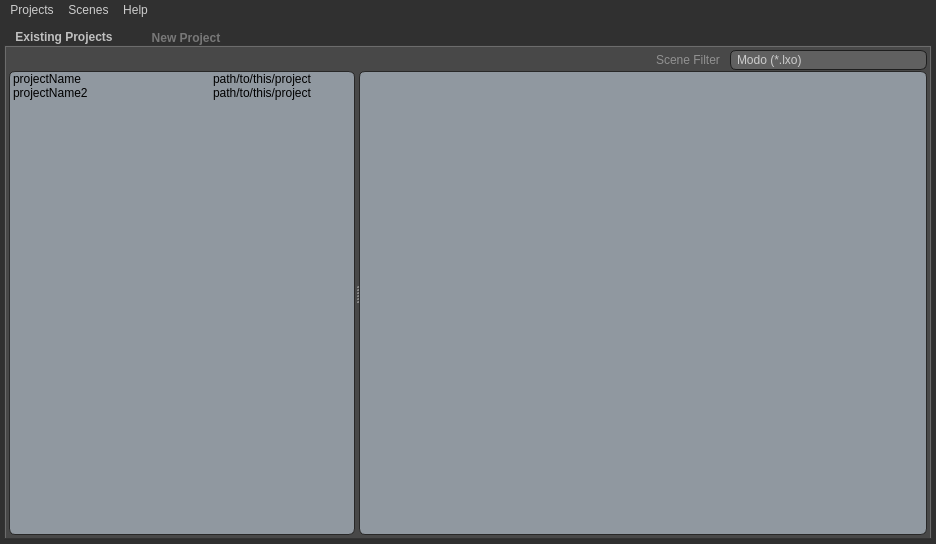
<?xml version="1.0" encoding="UTF-8"?>
<ui version="4.0">
 <class>projectManager</class>
 <widget class="QMainWindow" name="projectManager">
  <property name="geometry">
   <rect>
    <x>0</x>
    <y>0</y>
    <width>936</width>
    <height>544</height>
   </rect>
  </property>
  <property name="windowTitle">
   <string>Project Manager</string>
  </property>
  <property name="styleSheet">
   <string notr="true">QWidget{
  dialogbuttonbox-buttons-have-icons: 0;
  combobox-popup: 1;
  tabbar-prefer-no-arrows: true;
  color: #cccccc;
  background-color: #303030;
}


QMenuBar{
  background-color: QLinearGradient(
      x1:0, y1:0,
      x2:0, y2:1,
      stop:1 #484848,
      stop:0.4 #666666);
}

QMenu::separator{
height: 1px;
background-color: #303030;
}

QMenuBar::item{
  background: transparent;
}


QMenuBar::item:selected{
  background: transparent;
}


QMenuBar::item:pressed{
  background: #545454;
  border: 1px solid #000;
  margin-bottom:-1px;
  padding-bottom:1px;
}


QMenu{
  border: 1px solid #000;
background: #484848;
padding:5px;
}


QMenu::item{
  padding: 2px 20px 2px 20px;
background: #484848;
}


QMenu::item:selected{
  color: #f89a2b;
 background: #545454;
}


</string>
  </property>
  <widget class="QWidget" name="centralwidget">
   <property name="styleSheet">
    <string notr="true"/>
   </property>
   <layout class="QGridLayout" name="gridLayout_7">
    <property name="margin">
     <number>4</number>
    </property>
    <item row="0" column="0">
     <widget class="QTabWidget" name="tabWidget">
      <property name="font">
       <font>
        <weight>75</weight>
        <bold>true</bold>
       </font>
      </property>
      <property name="styleSheet">
       <string notr="true">QWidget
{
  dialogbuttonbox-buttons-have-icons: 0;
  combobox-popup: 1;
  tabbar-prefer-no-arrows: true;
  color: #cccccc;
  background-color: #484848;
}

QGroupBox{
border: 1px solid #696969;
border-radius:6px;
margin-top: 5px;
}

QGroupBox::title{
margin-top: -12px;
}


QToolTip
{
  border: 1px solid black;
  background-color: #f0f0b4;
  color: #000000;
  border-radius: 3px;
  opacity: 220;
}

QLabel{
background: none;
color: #919191;
}

QLineEdit
{
  color: #000000;
  background-color: #9098a0;
  padding: 1px;
  border-style: solid;
  border: 1px solid #353535;
  border-radius: 6px;
}



QPushButton
{
  icon-size: 12px;
  background-color: #606060;
  border-width: 1px;
  border-color: #353535;
  border-style: solid;
  border-radius: 6px;
  padding: 5px;
  padding-left: 2px;
  padding-right: 2px;
}

QPushButton:flat {
  border: none;
  background-color: none;
}

QPushButton:hover
{
  background-color: #686868;
}

QPushButton:pressed,QPushButton:focus:pressed
{
  color: #000;
  background-color: #f89a2b;
}


QComboBox
{
  combobox-popup: 1;
  selection-background-color: #666666;
  selection-color: #f89a2b;;
  background-color: #606060;
  border-style: solid;
  border: 1px solid #1e1e1e;
  border-radius: 6px;
  padding-left: 6px;
}

  
QComboBox:hover,QPushButton:hover
{
  background-color: #6c6c6c;
}

QComboBox QAbstractItemView
{

  background-color: #545454;
  border-width: 0px;
  border-radius: 0px;
  selection-background-color: QLinearGradient( x1: 0, y1: 0, x2: 0, y2: 1, stop: 0 #ffa02f, stop: 1 #d7801a);
  padding-top: 10px;
  padding-bottom: 10px;
  padding-left: 2px;
  padding-right: 2px;
border: 1px solid #1e1e1e;
}

QComboBox::drop-down
{
  subcontrol-origin: padding;
  subcontrol-position: top right;
  width: 25px;
  border-left-width: 0px;
  border-left-color: darkgray;
  border-left-style: solid;
  border-top-right-radius: 3px;
  border-bottom-right-radius: 3px;
}



QScrollBar:horizontal {
  background: #404040;
  height: 16px;
  margin: 0 -2px 0 -2px;
  border: 1px solid #383838;
}


QScrollBar::add-page:horizontal, QScrollBar::sub-page:horizontal
{
  background: none;
}

QScrollBar::add-line:horizontal {
  border-radius: 0px;
  border: none;
  width: 0px;
  subcontrol-position: left;
  subcontrol-origin: margin;
}

QScrollBar::sub-line:horizontal {
  border-radius: 0px;
  border: none;
  width: 0px;
  subcontrol-position: left;
  subcontrol-origin: margin;
}

/*
QScrollBar::right-arrow:horizontal, QScrollBar::left-arrow:horizontal
{
  border: 1px solid black;
  width: 1px;
  height: 1px;
  background: white;
}
*/




QScrollBar:vertical
{
  background: #404040;
  width: 16px;
  margin: -2px 0 -2px 0;
  border: 1px solid #383838;
}


QScrollBar::add-line:vertical
{
  border-radius: 2px;
  border: 1px solid #383838;
  height: 0px;
  subcontrol-position: bottom;
  subcontrol-origin: margin;
}

QScrollBar::sub-line:vertical
{
  border-radius: 2px;
  border: 1px solid #383838;
  height: 0px;
  subcontrol-position: top;
  subcontrol-origin: margin;
}

/*
QScrollBar::up-arrow:vertical, QScrollBar::down-arrow:vertical
{
  border: 1px solid black;
  width: 1px;
  height: 1px;
  background: white;
}
*/

QScrollBar::add-page:vertical, QScrollBar::sub-page:vertical
{
  background: none;
}


QTabWidget:pane{
}


QTabBar {
background: none;
}

QTabBar::tab {
min-width: 100px;
max-width:100px;
  color: #c0c0c0;
  border-width: 1px;
  border-color: #484848;
  border-left-style: solid;
  border-right-style: solid;
  border-top-style: solid;
  border-bottom-style: none;
  border-style: none;
  border-top-left-radius: 6px;
  border-top-right-radius: 6px;
  padding-left: 10px;
  padding-right: 10px;
  padding-top: 3px;
  padding-bottom: 2px;
  margin-left: 0px;
  margin-right: 2px;
  margin-top: 3px;
  background-color: QLinearGradient(
      x1:0, y1:0,
      x2:0, y2:1,
      stop:1 #484848,
      stop:0.4 #565656);
}


QTabWidget::right-corner {
  background-color: #28ff28;
}

QTabBar::tab:last
{
  margin-right: 0;
}

QTabBar::tab:first:!selected
{
  margin-left: 0px;
}

QTabBar::tab:!selected
{
margin-top: 5px;
  color: #787878;
  border-bottom-style: none;
  background-color: QLinearGradient(
      x1:0, y1:0,
      x2:0, y2:1,
      stop:1 #353535,
      stop:0.4 #404040);
}

QTabBar::tab:selected
{

}


QTreeView {
  color: #000000;
  background-color: #9098a0;
  alternate-background-color: #9098a0;
/*
  padding-top: 6px;
  padding-bottom: 6px;
  border-radius: 6px;
*/
  border-style: solid;
  border-width: 1px;
  border-color: #282828;
border-radius: 6px;
}

 QTreeView::item:hover {
background-color: #A2A9B0;
 }

 QTreeView::item:selected {
background-color: #B5BCC4;
color: black;
 }





QListView {
border-radius: 6px;
  color: #000000;
  background-color: #949ca4;
  alternate-background-color: #9098a0;
/*
  padding-top: 6px;
  padding-bottom: 6px;
  border-radius: 6px;
*/
  border-style: solid;
  border-width: 1px;
  border-color: #282828;
}

QHeaderView:section {
min-height: 18px;
  background-color: #64707c;
  color: #bbbbbb;
  padding-left: 4px;
  border: 1px solid #44505c;
border-top: none;
border-left: none;
}

QHeaderView::section:first{
border-top-left-radius: 6px;
}

QHeaderView::section:last{
border-top-right-radius: 6px;
border-right:none;
}

/*
QHeaderView::down-arrow {
  image: url(down_arrow.png);
}

QHeaderView::up-arrow {
  image: url(up_arrow.png);
}
*/

</string>
      </property>
      <property name="currentIndex">
       <number>0</number>
      </property>
      <widget class="QWidget" name="existingProjectsTab">
       <property name="sizePolicy">
        <sizepolicy hsizetype="Fixed" vsizetype="Preferred">
         <horstretch>0</horstretch>
         <verstretch>0</verstretch>
        </sizepolicy>
       </property>
       <property name="cursor">
        <cursorShape>ArrowCursor</cursorShape>
       </property>
       <property name="styleSheet">
        <string notr="true"/>
       </property>
       <attribute name="title">
        <string>Existing Projects</string>
       </attribute>
       <layout class="QGridLayout" name="gridLayout_5">
        <property name="margin">
         <number>3</number>
        </property>
        <item row="0" column="0">
         <widget class="QSplitter" name="existingProjectsSplitter">
          <property name="orientation">
           <enum>Qt::Horizontal</enum>
          </property>
          <widget class="QWidget" name="layoutWidget">
           <layout class="QGridLayout" name="projectTreeGridLayout">
            <property name="verticalSpacing">
             <number>1</number>
            </property>
            <item row="0" column="1">
             <spacer name="spacer">
              <property name="orientation">
               <enum>Qt::Horizontal</enum>
              </property>
              <property name="sizeHint" stdset="0">
               <size>
                <width>178</width>
                <height>21</height>
               </size>
              </property>
             </spacer>
            </item>
            <item row="1" column="0" colspan="2">
             <widget class="QTreeWidget" name="projectTree">
              <property name="focusPolicy">
               <enum>Qt::NoFocus</enum>
              </property>
              <property name="contextMenuPolicy">
               <enum>Qt::CustomContextMenu</enum>
              </property>
              <property name="editTriggers">
               <set>QAbstractItemView::NoEditTriggers</set>
              </property>
              <property name="alternatingRowColors">
               <bool>true</bool>
              </property>
              <property name="indentation">
               <number>5</number>
              </property>
              <property name="rootIsDecorated">
               <bool>false</bool>
              </property>
              <property name="uniformRowHeights">
               <bool>false</bool>
              </property>
              <property name="itemsExpandable">
               <bool>false</bool>
              </property>
              <property name="expandsOnDoubleClick">
               <bool>false</bool>
              </property>
              <attribute name="headerVisible">
               <bool>false</bool>
              </attribute>
              <attribute name="headerDefaultSectionSize">
               <number>200</number>
              </attribute>
              <attribute name="headerMinimumSectionSize">
               <number>25</number>
              </attribute>
              <attribute name="headerShowSortIndicator" stdset="0">
               <bool>false</bool>
              </attribute>
              <column>
               <property name="text">
                <string>Project</string>
               </property>
              </column>
              <column>
               <property name="text">
                <string>Path</string>
               </property>
              </column>
              <item>
               <property name="text">
                <string>projectName</string>
               </property>
               <property name="text">
                <string>path/to/this/project</string>
               </property>
              </item>
              <item>
               <property name="text">
                <string>projectName2</string>
               </property>
               <property name="text">
                <string>path/to/this/project</string>
               </property>
              </item>
             </widget>
            </item>
           </layout>
          </widget>
          <widget class="QWidget" name="layoutWidget">
           <layout class="QGridLayout" name="gridLayout_4">
            <property name="verticalSpacing">
             <number>1</number>
            </property>
            <item row="0" column="1">
             <spacer name="spacer_2">
              <property name="orientation">
               <enum>Qt::Horizontal</enum>
              </property>
              <property name="sizeHint" stdset="0">
               <size>
                <width>138</width>
                <height>10</height>
               </size>
              </property>
             </spacer>
            </item>
            <item row="0" column="2">
             <widget class="QLabel" name="fileTypeLabel">
              <property name="styleSheet">
               <string notr="true"/>
              </property>
              <property name="text">
               <string>Scene Filter </string>
              </property>
             </widget>
            </item>
            <item row="0" column="3">
             <widget class="QComboBox" name="fileTypeCombo">
              <property name="sizePolicy">
               <sizepolicy hsizetype="Fixed" vsizetype="Fixed">
                <horstretch>0</horstretch>
                <verstretch>0</verstretch>
               </sizepolicy>
              </property>
              <property name="minimumSize">
               <size>
                <width>100</width>
                <height>20</height>
               </size>
              </property>
              <property name="maximumSize">
               <size>
                <width>16777215</width>
                <height>90</height>
               </size>
              </property>
              <property name="mouseTracking">
               <bool>false</bool>
              </property>
              <property name="focusPolicy">
               <enum>Qt::NoFocus</enum>
              </property>
              <property name="toolTip">
               <string>Choose which file type will be displayed in the Scenes list</string>
              </property>
              <property name="layoutDirection">
               <enum>Qt::LeftToRight</enum>
              </property>
              <property name="styleSheet">
               <string notr="true">min-height: 18px;</string>
              </property>
              <property name="maxVisibleItems">
               <number>15</number>
              </property>
              <item>
               <property name="text">
                <string>Modo (*.lxo)</string>
               </property>
              </item>
              <item>
               <property name="text">
                <string>Preset (*.lxl)</string>
               </property>
              </item>
              <item>
               <property name="text">
                <string>Lightwave (*.lwo)</string>
               </property>
              </item>
              <item>
               <property name="text">
                <string>Wavefront (*.obj)</string>
               </property>
              </item>
              <item>
               <property name="text">
                <string>Alembic (*.abc)</string>
               </property>
              </item>
              <item>
               <property name="text">
                <string>Filmbox (*.fbx)</string>
               </property>
              </item>
              <item>
               <property name="text">
                <string>Collada (*.dae)</string>
               </property>
              </item>
              <item>
               <property name="text">
                <string>Rhino (*.3dm)</string>
               </property>
              </item>
              <item>
               <property name="text">
                <string>Autodesk DXF (.*dxf)</string>
               </property>
              </item>
              <item>
               <property name="text">
                <string>Adobe Illustrator (*.eps, *.ai)</string>
               </property>
              </item>
              <item>
               <property name="text">
                <string>Stereolithography (*.stl)</string>
               </property>
              </item>
              <item>
               <property name="text">
                <string>Videoscape (*.geo)</string>
               </property>
              </item>
              <item>
               <property name="text">
                <string>Solidworks (*.sldprt, *.sldasm)</string>
               </property>
              </item>
              <item>
               <property name="text">
                <string>Protein DB (*.pdb)</string>
               </property>
              </item>
             </widget>
            </item>
            <item row="1" column="0" colspan="4">
             <widget class="QTreeWidget" name="sceneTree">
              <property name="focusPolicy">
               <enum>Qt::NoFocus</enum>
              </property>
              <property name="contextMenuPolicy">
               <enum>Qt::CustomContextMenu</enum>
              </property>
              <property name="indentation">
               <number>5</number>
              </property>
              <property name="rootIsDecorated">
               <bool>false</bool>
              </property>
              <property name="expandsOnDoubleClick">
               <bool>false</bool>
              </property>
              <attribute name="headerVisible">
               <bool>false</bool>
              </attribute>
              <attribute name="headerDefaultSectionSize">
               <number>200</number>
              </attribute>
              <column>
               <property name="text">
                <string>Scene</string>
               </property>
              </column>
              <column>
               <property name="text">
                <string>Path</string>
               </property>
              </column>
             </widget>
            </item>
           </layout>
          </widget>
         </widget>
        </item>
       </layout>
      </widget>
      <widget class="QWidget" name="newProjectTab">
       <property name="sizePolicy">
        <sizepolicy hsizetype="Fixed" vsizetype="Preferred">
         <horstretch>0</horstretch>
         <verstretch>0</verstretch>
        </sizepolicy>
       </property>
       <attribute name="title">
        <string>New Project</string>
       </attribute>
       <layout class="QGridLayout" name="gridLayout_3">
        <item row="0" column="0">
         <widget class="QGroupBox" name="projectLocationGroup">
          <property name="sizePolicy">
           <sizepolicy hsizetype="Preferred" vsizetype="Fixed">
            <horstretch>0</horstretch>
            <verstretch>0</verstretch>
           </sizepolicy>
          </property>
          <property name="minimumSize">
           <size>
            <width>0</width>
            <height>45</height>
           </size>
          </property>
          <property name="maximumSize">
           <size>
            <width>16777215</width>
            <height>45</height>
           </size>
          </property>
          <property name="font">
           <font>
            <weight>75</weight>
            <bold>true</bold>
           </font>
          </property>
          <property name="title">
           <string>Project Location</string>
          </property>
          <layout class="QGridLayout" name="gridLayout_2">
           <property name="topMargin">
            <number>4</number>
           </property>
           <property name="rightMargin">
            <number>7</number>
           </property>
           <property name="bottomMargin">
            <number>4</number>
           </property>
           <item row="0" column="0">
            <widget class="QLabel" name="newProjectPathLabel">
             <property name="minimumSize">
              <size>
               <width>85</width>
               <height>0</height>
              </size>
             </property>
             <property name="maximumSize">
              <size>
               <width>85</width>
               <height>16777215</height>
              </size>
             </property>
             <property name="layoutDirection">
              <enum>Qt::LeftToRight</enum>
             </property>
             <property name="text">
              <string>Root Path</string>
             </property>
             <property name="alignment">
              <set>Qt::AlignRight|Qt::AlignTrailing|Qt::AlignVCenter</set>
             </property>
            </widget>
           </item>
           <item row="0" column="2">
            <widget class="QPushButton" name="newProjectPathButton">
             <property name="minimumSize">
              <size>
               <width>51</width>
               <height>20</height>
              </size>
             </property>
             <property name="maximumSize">
              <size>
               <width>30</width>
               <height>20</height>
              </size>
             </property>
             <property name="toolTip">
              <string>Browse for the location of your new project. The title of the project will be the directory you choose.</string>
             </property>
             <property name="styleSheet">
              <string notr="true">min-width: 45px;</string>
             </property>
             <property name="text">
              <string>...</string>
             </property>
            </widget>
           </item>
           <item row="0" column="1">
            <widget class="QLineEdit" name="newProjectPath">
             <property name="minimumSize">
              <size>
               <width>0</width>
               <height>20</height>
              </size>
             </property>
             <property name="maximumSize">
              <size>
               <width>16777215</width>
               <height>20</height>
              </size>
             </property>
             <property name="toolTip">
              <string>This is the path where your new project will be created. The title of the project will be the name of root directory. </string>
             </property>
             <property name="text">
              <string/>
             </property>
            </widget>
           </item>
          </layout>
         </widget>
        </item>
        <item row="1" column="0">
         <widget class="QGroupBox" name="rootFoldersGroup">
          <property name="font">
           <font>
            <weight>75</weight>
            <bold>true</bold>
           </font>
          </property>
          <property name="contextMenuPolicy">
           <enum>Qt::CustomContextMenu</enum>
          </property>
          <property name="styleSheet">
           <string notr="true"/>
          </property>
          <property name="title">
           <string>Directory Structure</string>
          </property>
          <layout class="QGridLayout" name="gridLayout">
           <item row="0" column="0">
            <spacer name="horizontalSpacer">
             <property name="orientation">
              <enum>Qt::Horizontal</enum>
             </property>
             <property name="sizeType">
              <enum>QSizePolicy::Fixed</enum>
             </property>
             <property name="sizeHint" stdset="0">
              <size>
               <width>85</width>
               <height>20</height>
              </size>
             </property>
            </spacer>
           </item>
           <item row="0" column="1">
            <widget class="QCheckBox" name="createFoldersCheckBox">
             <property name="text">
              <string>Create Folders (EXPERIMENTAL)</string>
             </property>
            </widget>
           </item>
           <item row="1" column="0">
            <widget class="QLabel" name="folderTemplateLabel">
             <property name="minimumSize">
              <size>
               <width>85</width>
               <height>0</height>
              </size>
             </property>
             <property name="maximumSize">
              <size>
               <width>80</width>
               <height>16777215</height>
              </size>
             </property>
             <property name="layoutDirection">
              <enum>Qt::LeftToRight</enum>
             </property>
             <property name="text">
              <string>Template</string>
             </property>
             <property name="alignment">
              <set>Qt::AlignRight|Qt::AlignTrailing|Qt::AlignVCenter</set>
             </property>
            </widget>
           </item>
           <item row="1" column="1">
            <widget class="QComboBox" name="folderTemplateCombo">
             <property name="minimumSize">
              <size>
               <width>0</width>
               <height>20</height>
              </size>
             </property>
             <property name="maximumSize">
              <size>
               <width>16777215</width>
               <height>20</height>
              </size>
             </property>
             <item>
              <property name="text">
               <string>Modo Default</string>
              </property>
             </item>
            </widget>
           </item>
           <item row="1" column="2">
            <widget class="QPushButton" name="newTemplateButton">
             <property name="sizePolicy">
              <sizepolicy hsizetype="Fixed" vsizetype="Fixed">
               <horstretch>0</horstretch>
               <verstretch>0</verstretch>
              </sizepolicy>
             </property>
             <property name="minimumSize">
              <size>
               <width>0</width>
               <height>20</height>
              </size>
             </property>
             <property name="maximumSize">
              <size>
               <width>32</width>
               <height>24</height>
              </size>
             </property>
             <property name="toolTip">
              <string>Create a new template</string>
             </property>
             <property name="text">
              <string/>
             </property>
             <property name="icon">
              <iconset>
               <normaloff>icons/newTemplate.png</normaloff>icons/newTemplate.png</iconset>
             </property>
             <property name="iconSize">
              <size>
               <width>24</width>
               <height>24</height>
              </size>
             </property>
            </widget>
           </item>
           <item row="2" column="0">
            <widget class="QLabel" name="scenesRootLabel_2">
             <property name="minimumSize">
              <size>
               <width>85</width>
               <height>0</height>
              </size>
             </property>
             <property name="maximumSize">
              <size>
               <width>80</width>
               <height>16777215</height>
              </size>
             </property>
             <property name="layoutDirection">
              <enum>Qt::LeftToRight</enum>
             </property>
             <property name="text">
              <string>Structure</string>
             </property>
             <property name="alignment">
              <set>Qt::AlignRight|Qt::AlignTrailing|Qt::AlignVCenter</set>
             </property>
            </widget>
           </item>
           <item row="2" column="2">
            <layout class="QVBoxLayout" name="verticalLayout">
             <property name="spacing">
              <number>2</number>
             </property>
             <item>
              <widget class="QPushButton" name="addFolderButton">
               <property name="sizePolicy">
                <sizepolicy hsizetype="Fixed" vsizetype="Fixed">
                 <horstretch>0</horstretch>
                 <verstretch>0</verstretch>
                </sizepolicy>
               </property>
               <property name="maximumSize">
                <size>
                 <width>32</width>
                 <height>32</height>
                </size>
               </property>
               <property name="toolTip">
                <string>Add a new folder to the structure tree</string>
               </property>
               <property name="text">
                <string/>
               </property>
               <property name="icon">
                <iconset>
                 <normaloff>icons/addFolder.png</normaloff>icons/addFolder.png</iconset>
               </property>
               <property name="iconSize">
                <size>
                 <width>26</width>
                 <height>26</height>
                </size>
               </property>
              </widget>
             </item>
             <item>
              <widget class="QPushButton" name="removeFolderButton">
               <property name="sizePolicy">
                <sizepolicy hsizetype="Fixed" vsizetype="Fixed">
                 <horstretch>0</horstretch>
                 <verstretch>0</verstretch>
                </sizepolicy>
               </property>
               <property name="maximumSize">
                <size>
                 <width>32</width>
                 <height>32</height>
                </size>
               </property>
               <property name="toolTip">
                <string>Remove the selected folder from the structure tree</string>
               </property>
               <property name="text">
                <string/>
               </property>
               <property name="icon">
                <iconset>
                 <normaloff>icons/removeFolder.png</normaloff>icons/removeFolder.png</iconset>
               </property>
               <property name="iconSize">
                <size>
                 <width>26</width>
                 <height>26</height>
                </size>
               </property>
              </widget>
             </item>
             <item>
              <widget class="QPushButton" name="resetTreeButton">
               <property name="sizePolicy">
                <sizepolicy hsizetype="Fixed" vsizetype="Fixed">
                 <horstretch>0</horstretch>
                 <verstretch>0</verstretch>
                </sizepolicy>
               </property>
               <property name="maximumSize">
                <size>
                 <width>32</width>
                 <height>32</height>
                </size>
               </property>
               <property name="toolTip">
                <string>Erase the structure tree</string>
               </property>
               <property name="text">
                <string/>
               </property>
               <property name="icon">
                <iconset>
                 <normaloff>icons/reset.png</normaloff>icons/reset.png</iconset>
               </property>
               <property name="iconSize">
                <size>
                 <width>26</width>
                 <height>26</height>
                </size>
               </property>
              </widget>
             </item>
             <item>
              <widget class="QPushButton" name="saveTemplateButton">
               <property name="sizePolicy">
                <sizepolicy hsizetype="Fixed" vsizetype="Fixed">
                 <horstretch>0</horstretch>
                 <verstretch>0</verstretch>
                </sizepolicy>
               </property>
               <property name="maximumSize">
                <size>
                 <width>32</width>
                 <height>32</height>
                </size>
               </property>
               <property name="toolTip">
                <string>Save the template</string>
               </property>
               <property name="text">
                <string/>
               </property>
               <property name="icon">
                <iconset>
                 <normaloff>icons/save.png</normaloff>icons/save.png</iconset>
               </property>
               <property name="iconSize">
                <size>
                 <width>26</width>
                 <height>26</height>
                </size>
               </property>
               <property name="shortcut">
                <string>Ctrl+R</string>
               </property>
              </widget>
             </item>
             <item>
              <spacer name="verticalSpacer">
               <property name="orientation">
                <enum>Qt::Vertical</enum>
               </property>
               <property name="sizeHint" stdset="0">
                <size>
                 <width>20</width>
                 <height>40</height>
                </size>
               </property>
              </spacer>
             </item>
            </layout>
           </item>
           <item row="2" column="1">
            <widget class="QTreeWidget" name="folderTree">
             <property name="focusPolicy">
              <enum>Qt::NoFocus</enum>
             </property>
             <property name="contextMenuPolicy">
              <enum>Qt::CustomContextMenu</enum>
             </property>
             <property name="dragEnabled">
              <bool>true</bool>
             </property>
             <property name="dragDropMode">
              <enum>QAbstractItemView::InternalMove</enum>
             </property>
             <property name="defaultDropAction">
              <enum>Qt::MoveAction</enum>
             </property>
             <property name="selectionMode">
              <enum>QAbstractItemView::ExtendedSelection</enum>
             </property>
             <property name="autoExpandDelay">
              <number>0</number>
             </property>
             <property name="indentation">
              <number>30</number>
             </property>
             <property name="sortingEnabled">
              <bool>false</bool>
             </property>
             <property name="animated">
              <bool>true</bool>
             </property>
             <property name="headerHidden">
              <bool>true</bool>
             </property>
             <property name="expandsOnDoubleClick">
              <bool>false</bool>
             </property>
             <attribute name="headerVisible">
              <bool>false</bool>
             </attribute>
             <column>
              <property name="text">
               <string>Folders</string>
              </property>
             </column>
             <item>
              <property name="text">
               <string>New Item</string>
              </property>
             </item>
             <item>
              <property name="text">
               <string>New Item</string>
              </property>
             </item>
             <item>
              <property name="text">
               <string>New Item</string>
              </property>
              <item>
               <property name="text">
                <string>New Subitem</string>
               </property>
               <item>
                <property name="text">
                 <string>New Subitem</string>
                </property>
               </item>
              </item>
             </item>
            </widget>
           </item>
          </layout>
         </widget>
        </item>
        <item row="2" column="0">
         <layout class="QHBoxLayout" name="horizontalLayout">
          <item>
           <spacer name="spacer_3">
            <property name="orientation">
             <enum>Qt::Horizontal</enum>
            </property>
            <property name="sizeHint" stdset="0">
             <size>
              <width>223</width>
              <height>20</height>
             </size>
            </property>
           </spacer>
          </item>
          <item>
           <widget class="QPushButton" name="createProjectButton">
            <property name="sizePolicy">
             <sizepolicy hsizetype="Fixed" vsizetype="Fixed">
              <horstretch>0</horstretch>
              <verstretch>0</verstretch>
             </sizepolicy>
            </property>
            <property name="minimumSize">
             <size>
              <width>150</width>
              <height>0</height>
             </size>
            </property>
            <property name="toolTip">
             <string>If you need a tooltip for this...</string>
            </property>
            <property name="text">
             <string>Create Project</string>
            </property>
           </widget>
          </item>
          <item>
           <spacer name="spacer_4">
            <property name="orientation">
             <enum>Qt::Horizontal</enum>
            </property>
            <property name="sizeHint" stdset="0">
             <size>
              <width>223</width>
              <height>20</height>
             </size>
            </property>
           </spacer>
          </item>
         </layout>
        </item>
       </layout>
      </widget>
     </widget>
    </item>
   </layout>
  </widget>
  <widget class="QMenuBar" name="menuBar">
   <property name="geometry">
    <rect>
     <x>0</x>
     <y>0</y>
     <width>936</width>
     <height>21</height>
    </rect>
   </property>
   <property name="nativeMenuBar">
    <bool>true</bool>
   </property>
   <widget class="QMenu" name="menuFile">
    <property name="title">
     <string>Projects</string>
    </property>
    <addaction name="act_setAsCurrent"/>
    <addaction name="act_exploreProject"/>
    <addaction name="separator"/>
    <addaction name="act_addExisting"/>
    <addaction name="act_removeSelected"/>
    <addaction name="act_exportList"/>
    <addaction name="act_importList"/>
   </widget>
   <widget class="QMenu" name="menuScenes">
    <property name="title">
     <string>Scenes</string>
    </property>
    <addaction name="act_openSelectedScene"/>
    <addaction name="act_importSelectedScene"/>
    <addaction name="act_importSelectedAsRef"/>
   </widget>
   <widget class="QMenu" name="menuHelp">
    <property name="title">
     <string>Help</string>
    </property>
    <addaction name="act_docs"/>
    <addaction name="act_about"/>
   </widget>
   <addaction name="menuFile"/>
   <addaction name="menuScenes"/>
   <addaction name="menuHelp"/>
  </widget>
  <action name="act_addExisting">
   <property name="text">
    <string>Add Existing Project To List</string>
   </property>
  </action>
  <action name="act_removeSelected">
   <property name="text">
    <string>Remove Selected</string>
   </property>
  </action>
  <action name="act_exportList">
   <property name="text">
    <string>Export List</string>
   </property>
  </action>
  <action name="act_importList">
   <property name="text">
    <string>Import List</string>
   </property>
  </action>
  <action name="act_setAsCurrent">
   <property name="text">
    <string>Set Selected As Current</string>
   </property>
  </action>
  <action name="act_openSelectedScene">
   <property name="text">
    <string>Open Selected</string>
   </property>
  </action>
  <action name="act_importSelectedScene">
   <property name="text">
    <string>Import Selected</string>
   </property>
  </action>
  <action name="act_importSelectedAsRef">
   <property name="text">
    <string>Import Selected as Referenced</string>
   </property>
  </action>
  <action name="act_about">
   <property name="text">
    <string>About...</string>
   </property>
  </action>
  <action name="act_docs">
   <property name="text">
    <string>Documentation</string>
   </property>
  </action>
  <action name="act_exploreProject">
   <property name="text">
    <string>Explore Project</string>
   </property>
  </action>
 </widget>
 <resources/>
 <connections/>
</ui>
